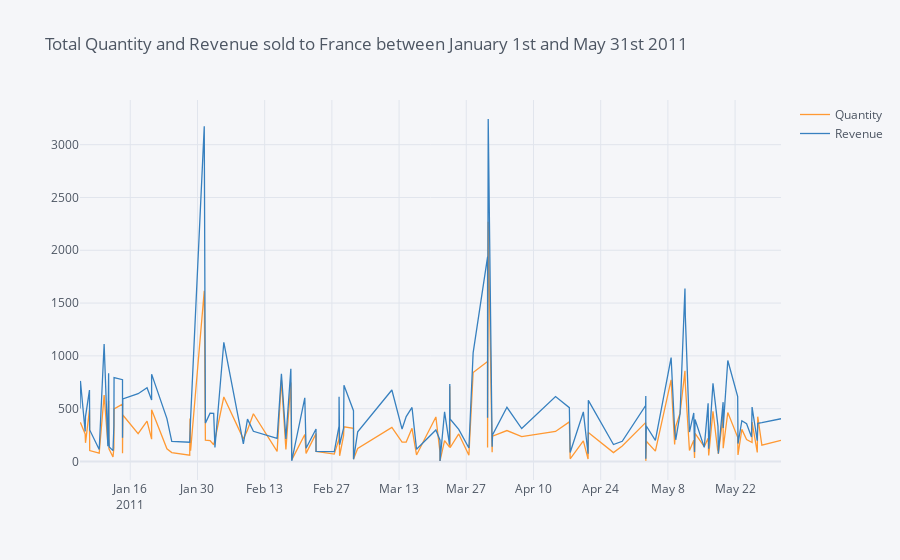

The notebook cell this image was saved under:
### Code cell
data2.iplot(kind = 'line', x = 'InvoiceDate', 
            title='Total Quantity and Revenue sold to France between January 1st and May 31st 2011')
